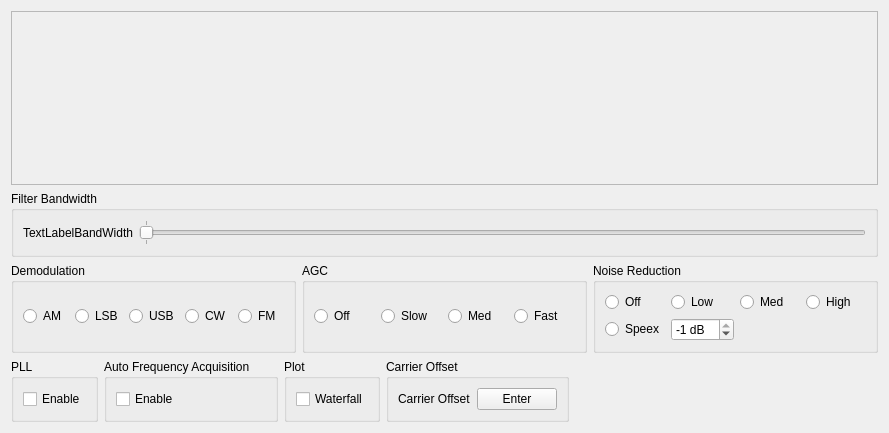
<?xml version="1.0" encoding="UTF-8"?>
<ui version="4.0">
 <class>AMWidget</class>
 <widget class="QWidget" name="AMWidget">
  <property name="geometry">
   <rect>
    <x>0</x>
    <y>0</y>
    <width>889</width>
    <height>433</height>
   </rect>
  </property>
  <property name="windowTitle">
   <string>Form</string>
  </property>
  <layout class="QVBoxLayout" name="verticalLayout_5">
   <item>
    <widget class="QFrame" name="frame">
     <property name="sizePolicy">
      <sizepolicy hsizetype="Preferred" vsizetype="Expanding">
       <horstretch>0</horstretch>
       <verstretch>0</verstretch>
      </sizepolicy>
     </property>
     <property name="frameShape">
      <enum>QFrame::StyledPanel</enum>
     </property>
     <property name="frameShadow">
      <enum>QFrame::Raised</enum>
     </property>
     <layout class="QHBoxLayout" name="horizontalLayout_4">
      <item>
       <widget class="QWidget" name="plot" native="true">
        <property name="sizePolicy">
         <sizepolicy hsizetype="MinimumExpanding" vsizetype="Expanding">
          <horstretch>0</horstretch>
          <verstretch>0</verstretch>
         </sizepolicy>
        </property>
       </widget>
      </item>
     </layout>
    </widget>
   </item>
   <item>
    <widget class="QGroupBox" name="groupBoxBW">
     <property name="title">
      <string>Filter Bandwidth</string>
     </property>
     <layout class="QHBoxLayout" name="horizontalLayout_12">
      <item>
       <widget class="QLabel" name="textLabelBandWidth">
        <property name="minimumSize">
         <size>
          <width>70</width>
          <height>0</height>
         </size>
        </property>
        <property name="text">
         <string>TextLabelBandWidth</string>
        </property>
        <property name="wordWrap">
         <bool>false</bool>
        </property>
       </widget>
      </item>
      <item>
       <widget class="QSlider" name="sliderBandwidth">
        <property name="sizePolicy">
         <sizepolicy hsizetype="MinimumExpanding" vsizetype="Fixed">
          <horstretch>0</horstretch>
          <verstretch>0</verstretch>
         </sizepolicy>
        </property>
        <property name="pageStep">
         <number>1000</number>
        </property>
        <property name="orientation">
         <enum>Qt::Horizontal</enum>
        </property>
        <property name="tickPosition">
         <enum>QSlider::TicksBothSides</enum>
        </property>
        <property name="tickInterval">
         <number>1000</number>
        </property>
       </widget>
      </item>
     </layout>
    </widget>
   </item>
   <item>
    <layout class="QHBoxLayout" name="_10">
     <property name="spacing">
      <number>6</number>
     </property>
     <property name="leftMargin">
      <number>0</number>
     </property>
     <property name="topMargin">
      <number>0</number>
     </property>
     <property name="rightMargin">
      <number>0</number>
     </property>
     <property name="bottomMargin">
      <number>0</number>
     </property>
     <item>
      <widget class="QGroupBox" name="groupBoxDemodulation">
       <property name="sizePolicy">
        <sizepolicy hsizetype="Minimum" vsizetype="Minimum">
         <horstretch>0</horstretch>
         <verstretch>0</verstretch>
        </sizepolicy>
       </property>
       <property name="title">
        <string>Demodulation</string>
       </property>
       <layout class="QHBoxLayout" name="horizontalLayout_13">
        <item>
         <widget class="QRadioButton" name="radioButtonDemAM">
          <property name="text">
           <string>AM</string>
          </property>
          <attribute name="buttonGroup">
           <string notr="true">buttonGroupDemodulation</string>
          </attribute>
         </widget>
        </item>
        <item>
         <widget class="QRadioButton" name="radioButtonDemLSB">
          <property name="text">
           <string>LSB</string>
          </property>
          <attribute name="buttonGroup">
           <string notr="true">buttonGroupDemodulation</string>
          </attribute>
         </widget>
        </item>
        <item>
         <widget class="QRadioButton" name="radioButtonDemUSB">
          <property name="text">
           <string>USB</string>
          </property>
          <attribute name="buttonGroup">
           <string notr="true">buttonGroupDemodulation</string>
          </attribute>
         </widget>
        </item>
        <item>
         <widget class="QRadioButton" name="radioButtonDemCW">
          <property name="text">
           <string>CW</string>
          </property>
          <attribute name="buttonGroup">
           <string notr="true">buttonGroupDemodulation</string>
          </attribute>
         </widget>
        </item>
        <item>
         <widget class="QRadioButton" name="radioButtonDemFM">
          <property name="text">
           <string>FM</string>
          </property>
          <attribute name="buttonGroup">
           <string notr="true">buttonGroupDemodulation</string>
          </attribute>
         </widget>
        </item>
       </layout>
      </widget>
     </item>
     <item>
      <widget class="QGroupBox" name="groupBoxAGC">
       <property name="sizePolicy">
        <sizepolicy hsizetype="Minimum" vsizetype="Minimum">
         <horstretch>0</horstretch>
         <verstretch>0</verstretch>
        </sizepolicy>
       </property>
       <property name="title">
        <string>AGC</string>
       </property>
       <layout class="QHBoxLayout" name="horizontalLayout_14">
        <item>
         <widget class="QRadioButton" name="radioButtonAGCOff">
          <property name="text">
           <string>Off</string>
          </property>
          <attribute name="buttonGroup">
           <string notr="true">buttonGroupAGC</string>
          </attribute>
         </widget>
        </item>
        <item>
         <widget class="QRadioButton" name="radioButtonAGCSlow">
          <property name="text">
           <string>Slow</string>
          </property>
          <attribute name="buttonGroup">
           <string notr="true">buttonGroupAGC</string>
          </attribute>
         </widget>
        </item>
        <item>
         <widget class="QRadioButton" name="radioButtonAGCMed">
          <property name="text">
           <string>Med</string>
          </property>
          <attribute name="buttonGroup">
           <string notr="true">buttonGroupAGC</string>
          </attribute>
         </widget>
        </item>
        <item>
         <widget class="QRadioButton" name="radioButtonAGCFast">
          <property name="text">
           <string>Fast</string>
          </property>
          <attribute name="buttonGroup">
           <string notr="true">buttonGroupAGC</string>
          </attribute>
         </widget>
        </item>
       </layout>
      </widget>
     </item>
     <item>
      <widget class="QGroupBox" name="groupBoxNoiseReduction">
       <property name="sizePolicy">
        <sizepolicy hsizetype="Minimum" vsizetype="Minimum">
         <horstretch>0</horstretch>
         <verstretch>0</verstretch>
        </sizepolicy>
       </property>
       <property name="title">
        <string>Noise Reduction</string>
       </property>
       <layout class="QGridLayout" name="gridLayout_8">
        <item row="0" column="0">
         <widget class="QRadioButton" name="radioButtonNoiRedOff">
          <property name="text">
           <string>Off</string>
          </property>
          <attribute name="buttonGroup">
           <string notr="true">buttonGroupNoiseReduction</string>
          </attribute>
         </widget>
        </item>
        <item row="0" column="1">
         <widget class="QRadioButton" name="radioButtonNoiRedLow">
          <property name="text">
           <string>Low</string>
          </property>
          <attribute name="buttonGroup">
           <string notr="true">buttonGroupNoiseReduction</string>
          </attribute>
         </widget>
        </item>
        <item row="0" column="2">
         <widget class="QRadioButton" name="radioButtonNoiRedMed">
          <property name="text">
           <string>Med</string>
          </property>
          <attribute name="buttonGroup">
           <string notr="true">buttonGroupNoiseReduction</string>
          </attribute>
         </widget>
        </item>
        <item row="0" column="3">
         <widget class="QRadioButton" name="radioButtonNoiRedHigh">
          <property name="text">
           <string>High</string>
          </property>
          <attribute name="buttonGroup">
           <string notr="true">buttonGroupNoiseReduction</string>
          </attribute>
         </widget>
        </item>
        <item row="1" column="0">
         <widget class="QRadioButton" name="radioButtonNoiRedSpeex">
          <property name="text">
           <string>Speex</string>
          </property>
          <attribute name="buttonGroup">
           <string notr="true">buttonGroupNoiseReduction</string>
          </attribute>
         </widget>
        </item>
        <item row="1" column="1">
         <widget class="QSpinBox" name="spinBoxNoiRedLevel">
          <property name="suffix">
           <string> dB</string>
          </property>
          <property name="minimum">
           <number>-96</number>
          </property>
          <property name="maximum">
           <number>-1</number>
          </property>
          <property name="value">
           <number>-1</number>
          </property>
         </widget>
        </item>
       </layout>
      </widget>
     </item>
    </layout>
   </item>
   <item>
    <layout class="QHBoxLayout" name="horizontalLayout_9">
     <item>
      <widget class="QGroupBox" name="GroupBoxPLL">
       <property name="sizePolicy">
        <sizepolicy hsizetype="Minimum" vsizetype="Minimum">
         <horstretch>0</horstretch>
         <verstretch>0</verstretch>
        </sizepolicy>
       </property>
       <property name="title">
        <string>PLL</string>
       </property>
       <layout class="QGridLayout" name="gridLayout_6">
        <item row="0" column="0">
         <widget class="QCheckBox" name="checkBoxPLL">
          <property name="text">
           <string>Enable</string>
          </property>
         </widget>
        </item>
       </layout>
      </widget>
     </item>
     <item>
      <widget class="QGroupBox" name="GroupBoxAutoFreqAcq">
       <property name="sizePolicy">
        <sizepolicy hsizetype="Minimum" vsizetype="Minimum">
         <horstretch>0</horstretch>
         <verstretch>0</verstretch>
        </sizepolicy>
       </property>
       <property name="title">
        <string>Auto Frequency Acquisition</string>
       </property>
       <layout class="QGridLayout" name="gridLayout_7">
        <item row="0" column="0">
         <widget class="QCheckBox" name="checkBoxAutoFreqAcq">
          <property name="text">
           <string>Enable</string>
          </property>
         </widget>
        </item>
       </layout>
      </widget>
     </item>
     <item>
      <widget class="QGroupBox" name="groupBoxPlot">
       <property name="title">
        <string>Plot</string>
       </property>
       <layout class="QGridLayout" name="gridLayout">
        <item row="0" column="0">
         <widget class="QCheckBox" name="checkBoxWaterFall">
          <property name="text">
           <string>Waterfall</string>
          </property>
         </widget>
        </item>
       </layout>
      </widget>
     </item>
     <item>
      <widget class="QGroupBox" name="groupBox">
       <property name="title">
        <string>Carrier Offset</string>
       </property>
       <layout class="QHBoxLayout" name="horizontalLayout">
        <item>
         <widget class="QLabel" name="labelFreqOffset">
          <property name="text">
           <string>Carrier Offset</string>
          </property>
         </widget>
        </item>
        <item>
         <widget class="QPushButton" name="buttonFreqOffset">
          <property name="text">
           <string>Enter</string>
          </property>
         </widget>
        </item>
       </layout>
      </widget>
     </item>
     <item>
      <spacer name="Spacer6_2">
       <property name="orientation">
        <enum>Qt::Horizontal</enum>
       </property>
       <property name="sizeType">
        <enum>QSizePolicy::MinimumExpanding</enum>
       </property>
       <property name="sizeHint" stdset="0">
        <size>
         <width>20</width>
         <height>20</height>
        </size>
       </property>
      </spacer>
     </item>
    </layout>
   </item>
  </layout>
 </widget>
 <resources/>
 <connections/>
 <buttongroups>
  <buttongroup name="buttonGroupDemodulation"/>
  <buttongroup name="buttonGroupAGC"/>
  <buttongroup name="buttonGroupNoiseReduction"/>
 </buttongroups>
</ui>
